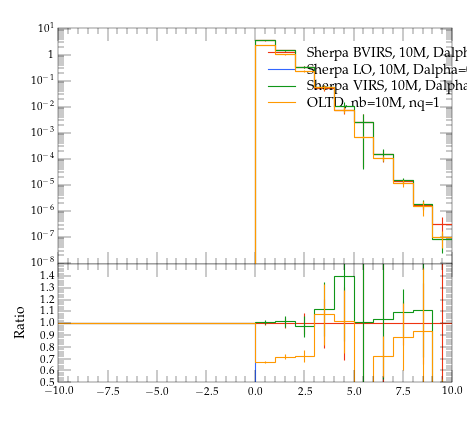

The Python source for this figure:
#! /usr/bin/env python

# This Python script was auto-generated using YODA v2.0.0.
# Analysis object: /evtb/inc_jbjg_deta
# Timestamp: 15-04-2024 (14:31:35)

import matplotlib as mpl
import matplotlib.pyplot as plt
mpl.use('Agg') # comment out for interactive use
import os
import numpy as np

plotDir = os.path.split(os.path.realpath(__file__))[0]
if 'YODA_USER_PLOT_PATH' in globals():
    plot_outdir = globals()['YODA_USER_PLOT_PATH']
else:
    plot_outdir = plotDir

#plot style
plt.style.use(os.path.join(plotDir, '../default.mplstyle'))
# plot metadata
figW, figH = plt.rcParams['figure.figsize']
ax_xLabel = r''
ax_yLabel = r''
ax_title  = r''
ax_xScale = 'linear'
ax_yScale = 'log'
xLims = (-10.0, 10.0)
yLims = (9.000000000000001e-09, 11.0)

# TeX-friendly labels for the legend
labels = [ r"Sherpa BVIRS, 10M, Dalpha=0.01", r"Sherpa LO, 10M, Dalpha=0.01", r"Sherpa VIRS, 10M, Dalpha=0.01", r"OLTD, nb=10M, nq=1" ]

# Create figure and axis objects
fig, (ax, ratio0_ax) = plt.subplots(2, 1, sharex=True,
                  figsize=(figW,figH), gridspec_kw={'height_ratios': (2, 1)})
ratio0_ax.yaxis.set_major_locator(mpl.ticker.MultipleLocator(0.1))
ratio0_ax.set_ylim(0.5, 1.4999)
ratio0_ax.set_ylabel('Ratio')

# LineColor map: curve index -> color
linecolors = {0: '#EE3311', 1: '#3366FF', 2: '#109618', 3: '#FF9900'}
# the numerical data is stored in a separate file
dataf = dict()
prefix = os.path.split(__file__)[0]
if prefix:    prefix = prefix + '/'
exec(open(prefix+'inc_jbjg_deta__data.py').read(), dataf)


legend_handles = [] # keep track of handles for the legend

# style options for curves
# starts at zorder>=5 to draw curve on top of legend
styles = {
  'curve0': {
    'color' : linecolors[0],
    'linestyle' : '-',
    'marker' : 'o',
    'zorder' : 5,
    'histstyle' : True,
  },
  'curve1': {
    'color' : linecolors[1],
    'linestyle' : '-',
    'marker' : 'o',
    'zorder' : 6,
    'histstyle' : True,
  },
  'curve2': {
    'color' : linecolors[2],
    'linestyle' : '-',
    'marker' : 'o',
    'zorder' : 7,
    'histstyle' : True,
  },
  'curve3': {
    'color' : linecolors[3],
    'linestyle' : '-',
    'marker' : 'o',
    'zorder' : 8,
    'histstyle' : True,
  },
}
# curve from input yoda files in main panel
for label in dataf['yvals'].keys():
    if all(np.isnan(v) for v in dataf['yvals'][label]):
        continue
    tmp = None
    if styles[label]['histstyle']: # draw as histogram
        tmp, = ax.plot(dataf['xedges'], dataf['yedges'][label],
                       color=styles[label]['color'],
                       linestyle=styles[label]['linestyle'],
                       drawstyle='steps-pre', solid_joinstyle='miter',
                       zorder=styles[label]['zorder'], label=label)
        ax.errorbar(dataf['xpoints'], dataf['yvals'][label], color=styles[label]['color'],
                    xerr=dataf['xerrs'], yerr=[dataf['ydowns'][label], dataf['yups'][label]],
                    linestyle='none', zorder=styles[label]['zorder'])
    else: # draw as scatter
        tmp = ax.errorbar(dataf['xpoints'], dataf['yvals'][label],
                          xerr=dataf['xerrs'],
                          yerr=[ dataf['ydowns'][label],
                          dataf['yups'][label] ],
                          fmt=styles[label]['marker'],
                          ecolor=styles[label]['color'],
                          color=styles[label]['color'], zorder=2)
        tmp[-1][0].set_linestyle(styles[label]['linestyle'])
    legend_handles += [tmp]
    for varLabel in dataf['variation_yvals'].keys():
        if varLabel.startswith(label):
            tmp, = ax.plot(dataf['xedges'], dataf['variation_yvals'][varLabel],
                           color=styles[label]['color'],
                           linestyle=styles[label]['linestyle'],
                           drawstyle='steps-pre', solid_joinstyle='miter',
                           zorder=styles[label]['zorder'], alpha=0.5)


# plots on ratio panel
# curve from input yoda files in ratio panel
for label, yvals in dataf['ratio0_yvals'].items():
    if all(np.isnan(v) for v in yvals):
        continue
    if styles[label]['histstyle']: # plot as histogram
        ratio0_ax.plot(dataf['xedges'], yvals,
                       color=styles[label]['color'],
                       linestyle=styles[label]['linestyle'],
                       drawstyle='steps-pre', zorder=1,
                       solid_joinstyle='miter')
        ratio0_ax.vlines(dataf['xpoints'],
                         dataf['ratio0_ymin'][label],
                         dataf['ratio0_ymax'][label],
                         color=styles[label]['color'], zorder=1)
    else: # plot as scatter
        tmp = ratio0_ax.errorbar(dataf['xpoints'],
                                 yvals, xerr=dataf['xerrs'],
                                 yerr=dataf['ratio0_yerrs'][label],
                                 fmt=styles[label]['marker'],
                                 ecolor=styles[label]['color'],
                                 color=styles[label]['color'])
        tmp[-1][0].set_linestyle(styles[label]['linestyle'])

    for varlabel in dataf['ratio0_variation_vals'].keys():
        if varlabel.startswith(label):
            ratio0_ax.plot(dataf['xedges'],
                            dataf['ratio0_variation_vals'][varlabel],
                            color=styles[label]['color'],
                            linestyle=styles[label]['linestyle'],
                            drawstyle='steps-pre', solid_joinstyle='miter',
                            zorder=1, alpha=0.5)

legend_pos = (0.5, 0.97)
ax.legend(legend_handles, labels, loc='upper left', bbox_to_anchor=legend_pos)

# set plot metadata as defined above
ratio0_ax.set_xlabel(ax_xLabel)
ratio0_ax.xaxis.set_label_coords(1., -.15)
ax.set_ylabel(ax_yLabel, loc='top')
ax.set_title(ax_title, loc='left')
ax.set_xscale(ax_xScale)
ax.set_yscale(ax_yScale)
ax.set_xlim(xLims)
ax.set_ylim(yLims)

# tick formatting
plt.rcParams['xtick.top'] = True
plt.rcParams['ytick.right'] = True
ax.yaxis.set_major_locator(mpl.ticker.LogLocator(base=10.0, numticks=np.inf))
ax.yaxis.set_minor_locator(mpl.ticker.LogLocator(
                           base=10.0, subs=np.arange(0.1, 1, 0.1), numticks=np.inf))
fig.align_ylabels((ax, ratio0_ax))
plt.savefig(os.path.join(plot_outdir, 'inc_jbjg_deta.pdf'), format='PDF')
plt.savefig(os.path.join(plot_outdir, 'inc_jbjg_deta.png'), format='PNG')

plt.close(fig)
